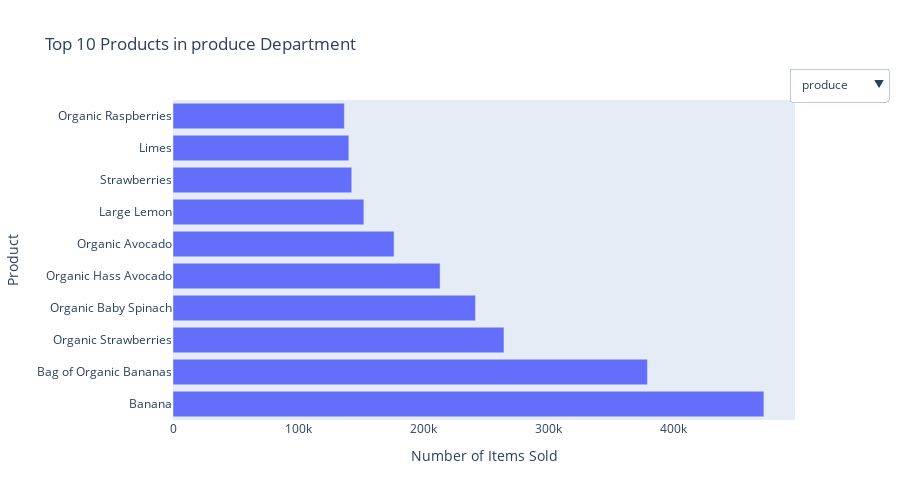

The notebook cell saved with this chart:
### Markdown cell above
### Top 10 Departments by Items Sold
To understand which product categories drive the most sales, we analyze the number of items sold from each department.

### Code cell
import plotly.graph_objects as go
from plotly.subplots import make_subplots

# Get top 7 departments by sales
N_DEPTS = 7
top_depts = (
    order_products_df
    .merge(products_df, on='product_id')
    .merge(departments_df, on='department_id')
    .groupby('department')['product_id']
    .count()
    .sort_values(ascending=False)
    .head(N_DEPTS)
    .index.tolist()
)

# For each department, get top 10 products
dept_product_counts = (
    order_products_df
    .merge(products_df, on='product_id')
    .merge(departments_df, on='department_id')
    .query('department in @top_depts')
    .groupby(['department', 'product_name'])
    .size()
    .reset_index(name='count')
)

# Build dropdown traces
fig = go.Figure()
for dept in top_depts:
    top_products = (
        dept_product_counts[dept_product_counts['department'] == dept]
        .sort_values('count', ascending=False)
        .head(10)
    )
    fig.add_trace(go.Bar(
        x=top_products['count'],
        y=top_products['product_name'],
        orientation='h',
        name=dept,
        visible=(dept == top_depts[0])
    ))

# Add dropdown
buttons = [
    dict(label=dept,
         method='update',
         args=[{'visible': [d==i for i in range(len(top_depts))]},
               {'title': f'Top 10 Products in {dept} Department'}])
    for d, dept in enumerate(top_depts)
]
fig.update_layout(
    updatemenus=[{
        'buttons': buttons,
        'direction': 'down',
        'showactive': True,
        'x': 1.15,
        'y': 1.1
    }],
    title=f'Top 10 Products in {top_depts[0]} Department',
    xaxis_title='Number of Items Sold',
    yaxis_title='Product',
    height=500
)
fig.show()

### Figure 1 — Plotly figure (JSON) as saved in the notebook; plotly's stock layout.template omitted (floating-point values rounded to 4 significant figures)
{"data": [{"name": "produce", "orientation": "h", "type": "bar", "visible": true, "x": [472565, 379450, 264683, 241921, 213584, 176815, 152657, 142951, 140627, 137057], "y": ["Banana", "Bag of Organic Bananas", "Organic Strawberries", "Organic Baby Spinach", "Organic Hass Avocado", "Organic Avocado", "Large Lemon", "Strawberries", "Limes", "Organic Raspberries"]}, {"name": "dairy eggs", "orientation": "h", "type": "bar", "visible": false, "x": [137905, 76360, 69217, 59676, 57895, 49569, 47839, 45238, 40376, 40045], "y": ["Organic Whole Milk", "Organic Half & Half", "Half & Half", "Organic Whole String Cheese", "Organic Unsweetened Almond Milk", "Unsweetened Almondmilk", "Organic Reduced Fat 2% Milk", "Grated Parmesan", "Large Alfresco Eggs", "Organic Grade A Free Range Large Brown Eggs"]}, {"name": "snacks", "orientation": "h", "type": "bar", "visible": false, "x": [24950, 16850, 16626, 15831, 14800, 14148, 13776, 13691, 13372, 13086], "y": ["Lightly Salted Baked Snap Pea Crisps", "Original Veggie Straws", "Sea Salt Pita Chips", "Pretzel Crisps Original Deli Style Pretzel Crackers", "Sea Salt & Vinegar Potato Chips", "Chocolate Chip Cookies", "Organic Tortilla Chips", "Baked Aged White Cheddar Rice and Corn Puffs", "Organic Bunny Fruit Snacks Berry Patch", "Sea Salt Potato Chips"]}, {"name": "beverages", "orientation": "h", "type": "bar", "visible": false, "x": [75886, 56087, 46546, 42934, 37973, 35791, 32788, 30937, 28884, 24918], "y": ["Sparkling Water Grapefruit", "Spring Water", "Lime Sparkling Water", "Sparkling Natural Mineral Water", "100% Raw Coconut Water", "Soda", "Sparkling Lemon Water", "Italian Sparkling Mineral Water", "Pure Sparkling Water", "Original Orange Juice"]}, {"name": "frozen", "orientation": "h", "type": "bar", "visible": false, "x": [55946, 32887, 31445, 29905, 24950, 20228, 18602, 17699, 17420, 15458], "y": ["Blueberries", "Organic Broccoli Florets", "Organic Whole Strawberries", "Frozen Organic Wild Blueberries", "Pineapple Chunks", "Organic Frozen Peas", "Chicken & Maple Breakfast Sausage", "Mango Chunks", "Macaroni & Cheese", "Frozen Broccoli Florets"]}, {"name": "pantry", "orientation": "h", "type": "bar", "visible": false, "x": [50255, 21490, 20033, 18040, 15304, 15253, 14678, 14664, 13354, 13216], "y": ["Extra Virgin Olive Oil", "Creamy Almond Butter", "Creamy Peanut Butter", "Organic Creamy Peanut Butter", "Organic Ketchup", "Strawberry Preserves", "Organic Medium Salsa", "Mild Salsa", "Light Brown Sugar", "Organic Extra Virgin Olive Oil"]}, {"name": "bakery", "orientation": "h", "type": "bar", "visible": false, "x": [60816, 23006, 17789, 16318, 14973, 14905, 13692, 12705, 11736, 11705], "y": ["100% Whole Wheat Bread", "Organic Bread with 21 Whole Grains", "Ezekiel 4:9 Bread Organic Sprouted Whole Grain", "Sourdough Bread", "Original Nooks & Crannies English Muffins", "Corn Tortillas", "Organic Whole Grain Wheat English Muffins", "Organic Good Seed Bread", "Organic 21 Grain Thin Sliced Bread", "Organic Honey Sweet Whole Wheat Bread"]}], "layout": {"height": 500, "title": {"text": "Top 10 Products in produce Department"}, "updatemenus": [{"buttons": [{"args": [{"visible": [true, false, false, false, false, false, false]}, {"title": "Top 10 Products in produce Department"}], "label": "produce", "method": "update"}, {"args": [{"visible": [false, true, false, false, false, false, false]}, {"title": "Top 10 Products in dairy eggs Department"}], "label": "dairy eggs", "method": "update"}, {"args": [{"visible": [false, false, true, false, false, false, false]}, {"title": "Top 10 Products in snacks Department"}], "label": "snacks", "method": "update"}, {"args": [{"visible": [false, false, false, true, false, false, false]}, {"title": "Top 10 Products in beverages Department"}], "label": "beverages", "method": "update"}, {"args": [{"visible": [false, false, false, false, true, false, false]}, {"title": "Top 10 Products in frozen Department"}], "label": "frozen", "method": "update"}, {"args": [{"visible": [false, false, false, false, false, true, false]}, {"title": "Top 10 Products in pantry Department"}], "label": "pantry", "method": "update"}, {"args": [{"visible": [false, false, false, false, false, false, true]}, {"title": "Top 10 Products in bakery Department"}], "label": "bakery", "method": "update"}], "direction": "down", "showactive": true, "x": 1.15, "y": 1.1}], "xaxis": {"title": {"text": "Number of Items Sold"}}, "yaxis": {"title": {"text": "Product"}}}}
